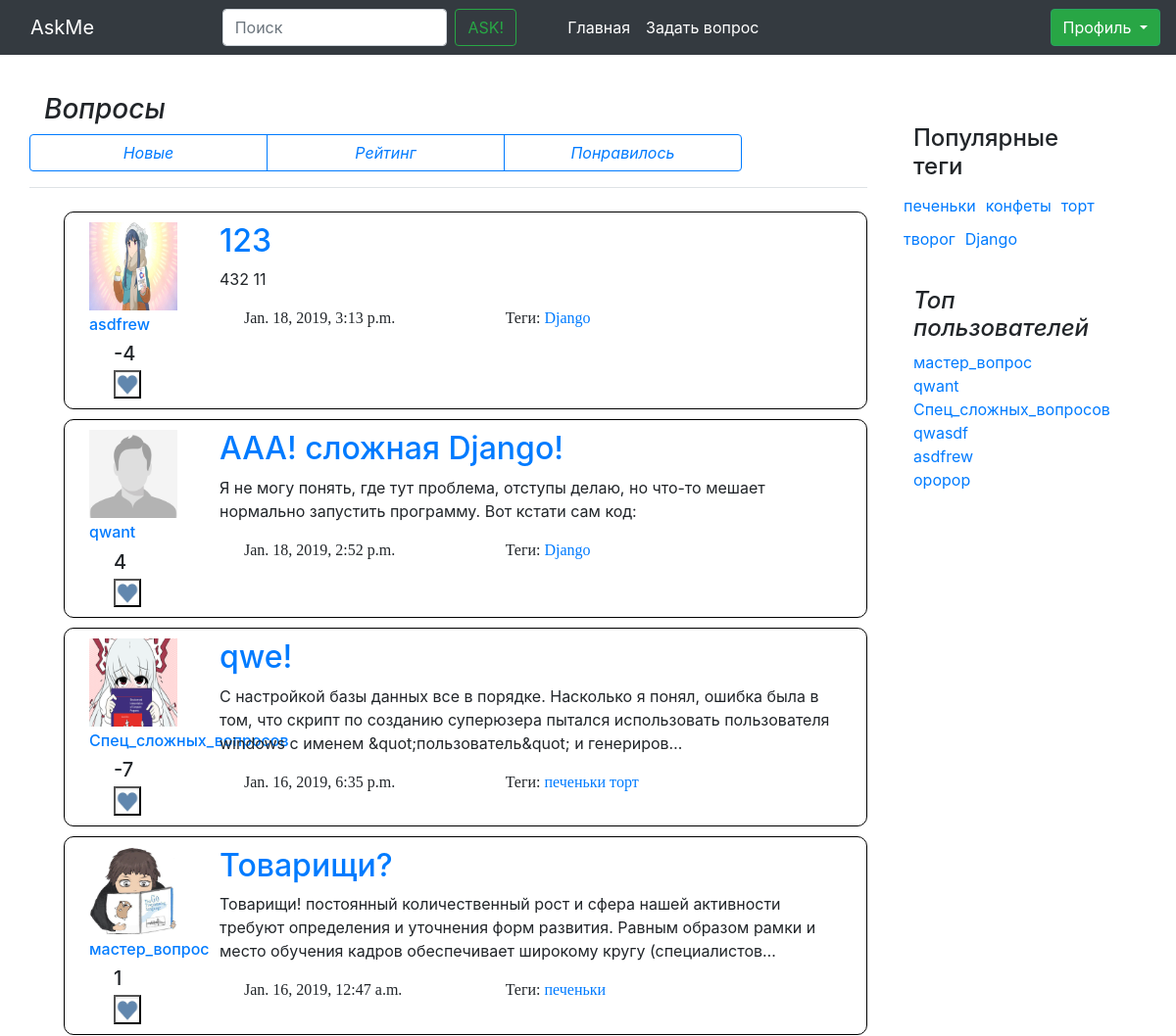
/ (upper part), run on an earlier commit of the app's database.
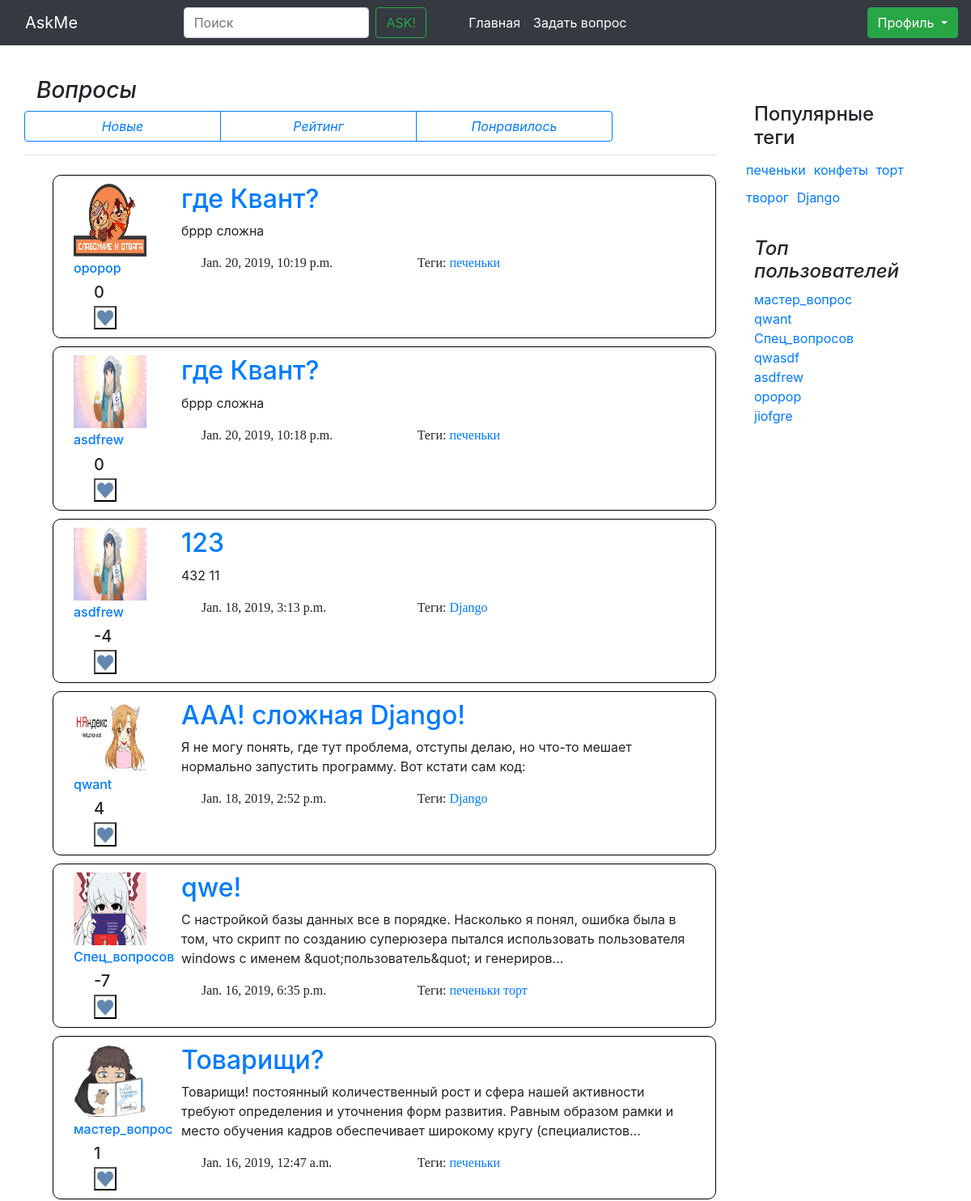
And on a later commit of the database.
### questions/models.py (models this page shows, shortened)
class Question(models.Model):
    author = models.ForeignKey(CustomUser, on_delete=models.CASCADE)
    title = models.CharField(max_length=120, default='', verbose_name=u"Заголовок вопроса", null=True)
    text = models.TextField(verbose_name=u"Полное описание вопроса", null=True)
    create_date = models.DateTimeField(default=datetime.now, verbose_name=u"Время создания вопроса", null=True)
    is_active = models.BooleanField(default=True, verbose_name=u"Доступность вопроса")
    tags = models.ManyToManyField(Tag, blank=True)
    rating = models.IntegerField(default=0, null=False, verbose_name="Рейтинг вопроса")
    objects = QuestionManager()
    class Meta:
        ordering = ['-create_date']

class CustomUser(AbstractUser):
    upload = models.ImageField(upload_to='uploads/%Y/%m/%d/', blank=False)
    registration_date = models.DateTimeField(default=timezone.now, verbose_name="Дата решистрации", null=True)
    rating = models.IntegerField(default=0, verbose_name="Рейтинг пользователя", null=True)
    objects = UserManager()
    def __str__(self):
        return self.username

class Tag(models.Model):
    title = models.CharField(max_length=120, verbose_name=u"Заголовок ярлыка", null=True)
    objects = TagManager()
    def __str__(self):
        return self.title

### questions/views.py (the view)
# urls.py: path('', views.index, name="index"),
def index(request):
    return render(request, 'new_questions.html', {
            'title': 'Вопросы',
            'questions': paginate(request, models.Question.objects.all()),
            'tags' : paginate(request, models.Tag.objects.hottest())[:10],
            'users' : paginate(request, models.CustomUser.objects.by_rating())[:10],
            'page_objects' : paginate(request, models.Question.objects.all()),
        })

### questions/manager.py (called while the page is built)
    def hottest(self):
        return self.annotate(question_count=Count('question')).order_by('-question_count')

    def by_rating(self):
        return self.order_by('-rating')

### questions/views.py (called while the page is built)
def paginate(request, objects_list):
    paginator = Paginator(objects_list, 30)
    page = request.GET.get('page')
    try:
        objects = paginator.page(page)
    except PageNotAnInteger:
        objects = paginator.page(1)
    except EmptyPage:
        objects = paginator.page(paginator.num_pages)
    return objects

### questions/templates/new_questions.html
{% extends "tag_find.html" %}
{% block NamePage %}
  <div class="pb-3 mb-4 font-italic border-bottom row">
        <h3 class="col-md-4">
        	{% if title %}
        	    {{title}}
        	{% else %}
        	    Вопросы
        	{% endif %}
        </h3>
        <div class="btn-group" role="group" aria-label="Basic example">
	        <a href="{% url 'new' %}" class="btn btn-outline-primary" style="width:243px">Новые</a>
	        <a href="{% url 'top' %}" class="btn btn-outline-primary" style="width:243px">Рейтинг</a>
	        <a href="{% url 'top' %}" class="btn btn-outline-primary" style="width:243px">Понравилось</a>
    	</div>
  </div>
{% endblock %}

### questions/templates/question_frame.html (shortened to what this page needs)
{% load static %}
<link rel="stylesheet" href="{% static "/css/Like.css" %}">
  {% for obj in questions %}
      <div class="blog-post row Post box-shadow">
        <div class="avatarka_in_post col-md-2 ">
          {% load static %}
          <a href="{% url 'user' id=obj.author.id %}">
          	{% if obj.author.upload %}
          		<img src="{{MEDIA_URL}}{{obj.author.upload.url}}" width="90" height="90">
          	{% else %}
          	    <img src="{% static "/img/Empty2.jpg" %}" width="90" height="90">
          	{% endif %}
            <br>
            <div class="h6 Author_label">
              {{obj.author}}
            </div>
          </a>
    			<div class="container Like_rating_move">
    				<div class="row">
    					<div class="card-text h5 Like_rating_mv">
    						{{obj.rating}}
    					</div>
    				</div>
    				<div class="row Like_button_up_menu">
    					<div class="col-md-3">
                <button class="my_btn1 js-like-question Like_button" data-question_id="{{ obj.id }}" data-like_type="like" style="padding: 0px 0px 0px 0px;margin-top: 5px;">
                  <img src="{% static "/img/Like_heart.jpg" %}" alt="" width="24" height="24">
                </button>
    					</div>
    				</div>
    			</div>
        </div>
      <div class="Context_Post col-md-10">
        <a href="{% url 'question_page' id=obj.id %}">
        	<h2 class="blog-post-title">{{obj.title}}</h2>
        </a>
        <p>{{obj.text | truncatechars:200}}</p>
        {% block BottomOnePost %}
          <div class="blog-post-meta row Post_title_bottom">
            <div class="col-md-5">
                {{obj.create_date}}
            </div>
            <div class="col-7">
          	{% if obj.tags %}
          		<p>Теги:
              		{% for t in obj.tags.all %}
              			<a href="{% url 'tag' id=t.id %}">
							        {{t}}
              			</a>
              		{% endfor %}
              	</p>
          	{% endif %}
            </div>
          </div>
        {% endblock BottomOnePost %}
      </div>
    </div>
  {% endfor %}

### questions/templates/aside_menu.html
{% block Asidemenu %}
  <aside class="blog-sidebar my_blog">
    <div class="p-3 mb-3">
      <div class="p-3">
        <h4>Популярные теги</h4>
        <div class="row">
          {% for t in tags %}
            <a href="{% url 'tag' id=t.id %}" class="Pop_tags">{{ t.title }}</a>
          {% endfor %}
        </div>
      </div>
      <div class="p-3">
        <h4 class="font-italic">Топ пользователей</h4>
        <ol class="list-unstyled">
          {% for user in users %}
            <li><a href="{% url 'user' id=user.id %}">{{ user }}</a></li>
          {% endfor %}
        </ol>
      </div>
    </div>
  </aside>
{% endblock Asidemenu %}

What changed in the data, as far as the page shows it:
added Question: author.upload (picture), author "opopop", rating "0", title "где Квант?", text "бррр сложна", create_date "Jan. 20, 2019, 10:19 p.m.", Tag (title "печеньки")
added Question: author.upload (picture), author "asdfrew", rating "0", title "где Квант?", text "бррр сложна", create_date "Jan. 20, 2019, 10:18 p.m.", Tag (title "печеньки")
changed through a linked row, Question "ААА! сложная Django!": author.upload: picture added; upload: picture removed
changed through a linked row, Question "qwe!": author "Спец_сложных_вопросов" → "Спец_вопросов"
changed CustomUser: username "Спец_сложных_вопросов" → "Спец_вопросов"
added CustomUser: username "jiofgre"
